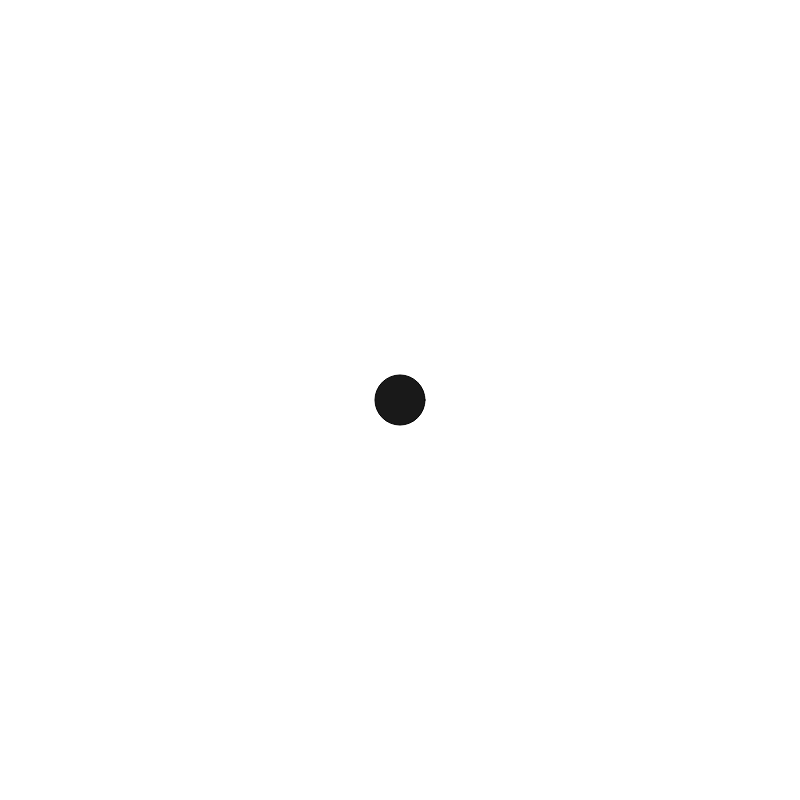
Frame 1 (no input)
Frame 60 (no input): identical to frame 1, image omitted
Frame 120 (the mouse pressed at the canvas centre since frame 60): identical to frame 1, image omitted

The p5.js sketch that drew this single still picture (run headless with seeded random() and noise() and a simulated clock; from frame 60 on, the mouse is pressed at the canvas centre):

// p5.js sketch
// ── sketch.js
let durchmesser = 50;

let place = new Array(); //deklarierung
place[0] = "211 Garvin Street";
place[1] = ";-)";
place[2] = ";-D";
place[3] = ":-(";
place[4] = "B-)";
place[5] = ":-O";
place[6] = "LOL";

function setup() {
    // put setup code here
    createCanvas(800, 800)
}

function draw() {
    background(255, 255, 255, );

    noStroke;
    fill(25, 25, 25);
    ellipse(400, 400, durchmesser, durchmesser);

}
